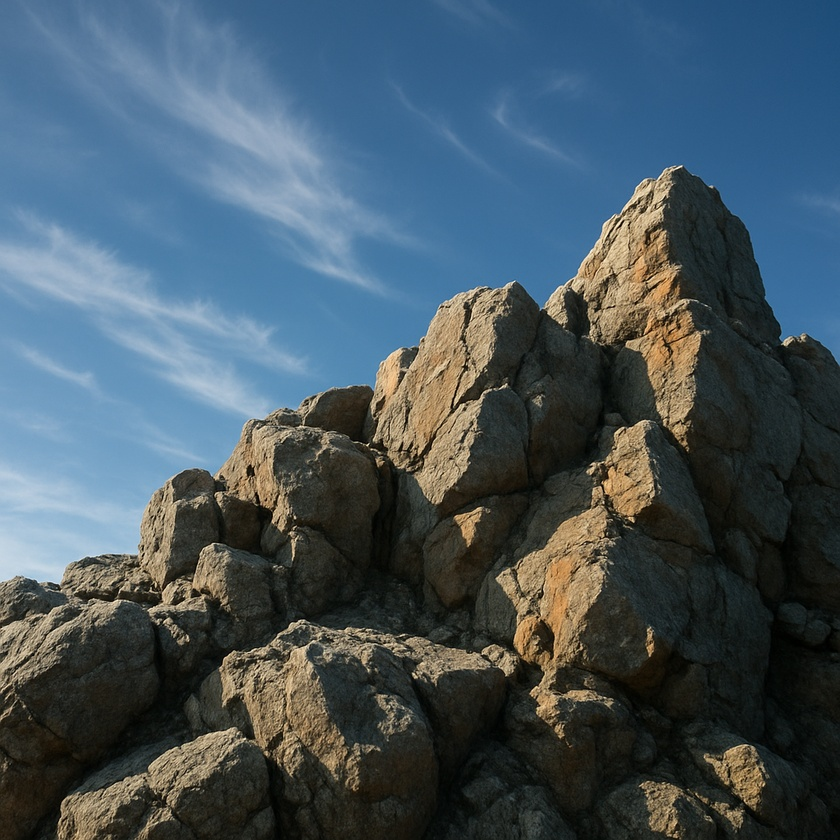
#> input picture sample_3d.jpg, 840 x 840 px, shrunk from 1024 x 1024 before the run
$ python _3d_process.py
#> lines starting #> are read from the running program, lines starting #| are printed output that depends on the picture
import cv2
import numpy as np
import matplotlib.pyplot as plt

def load_image(path):
#> called with path = 'sample_3d.jpg'
    image = cv2.imread(path)
#> image is the input picture: shape (840, 840, 3); mean B, G, R 96.9, 87, 70.4
    if image is None:
        raise FileNotFoundError(f"{path} 파일을 찾을 수 없습니다.")
    return image

def convert_to_gray(image):
    return cv2.cvtColor(image, cv2.COLOR_BGR2GRAY)

def detect_edges(image):
    return cv2.Canny(image, 100, 200)

def generate_depth_map(image):
    gray = convert_to_gray(image)
    depth_map = cv2.GaussianBlur(gray, (21, 21), 0)  # 깊이 부드럽게
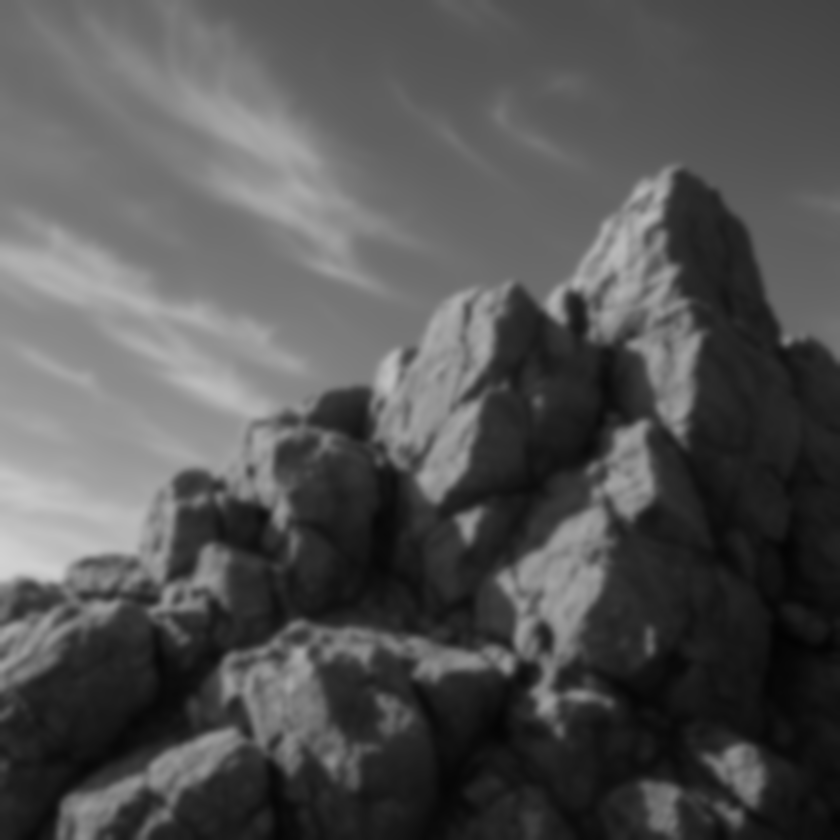
#> depth_map: shape (840, 840); min 3, max 210, mean 83.2
    depth_map = cv2.normalize(depth_map, None, 0, 255, cv2.NORM_MINMAX)
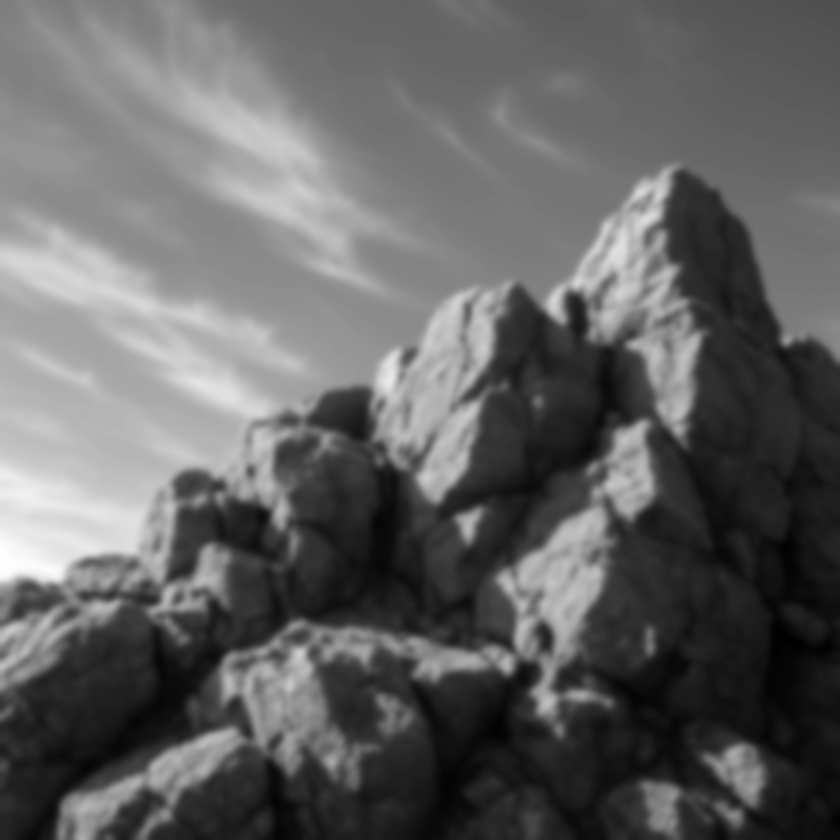
#> depth_map: shape (840, 840); min 0, max 255, mean 98.7
    return depth_map

def apply_3d_effect(image, depth_map):
    h, w = depth_map.shape
#> h = 840; w = 840
    depth_3d = np.zeros((h, w, 3), dtype=np.uint8)
    depth_3d[:, :, 0] = depth_map
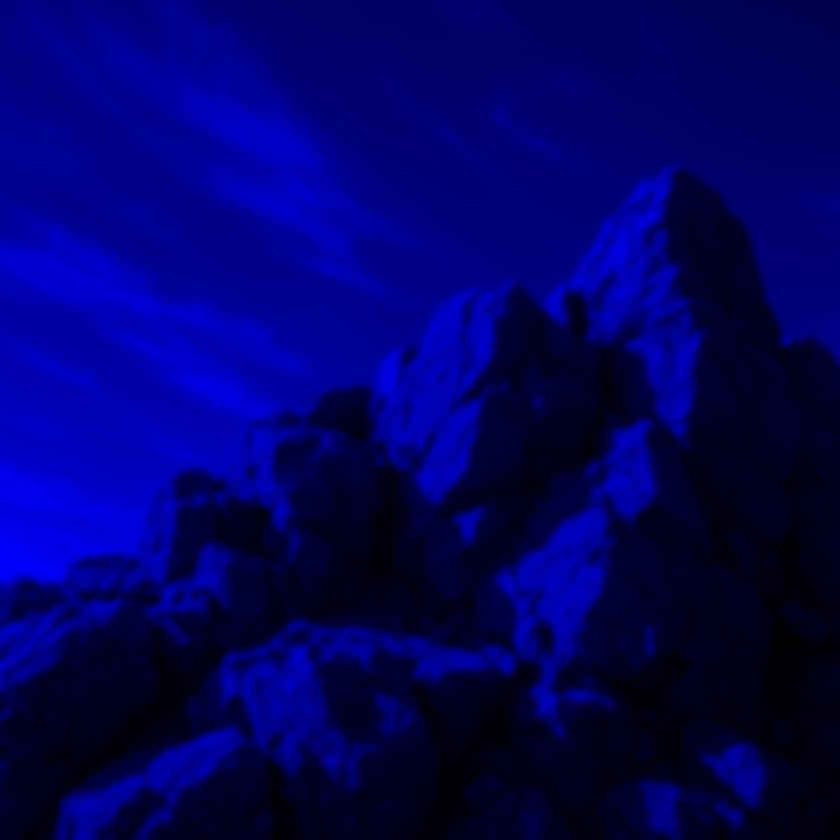
#> depth_3d: shape (840, 840, 3); mean of channels 0, 1, 2 98.7, 0, 0; drawn as B, G, R
    depth_3d[:, :, 1] = depth_map // 2
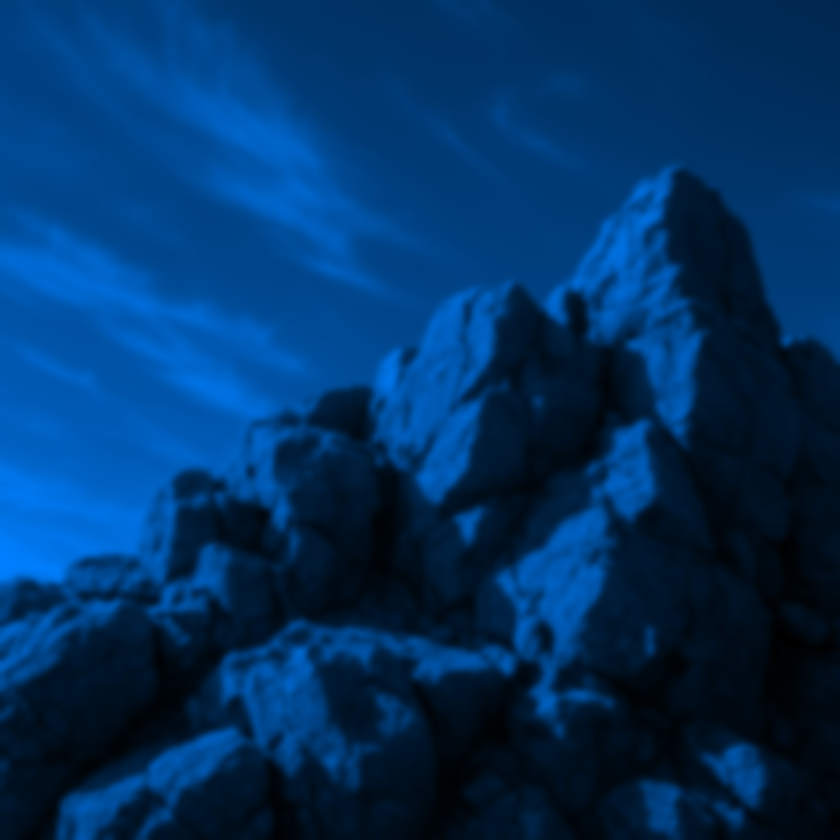
#> depth_3d: shape (840, 840, 3); mean of channels 0, 1, 2 98.7, 49.1, 0; drawn as B, G, R
    depth_3d[:, :, 2] = 255 - depth_map
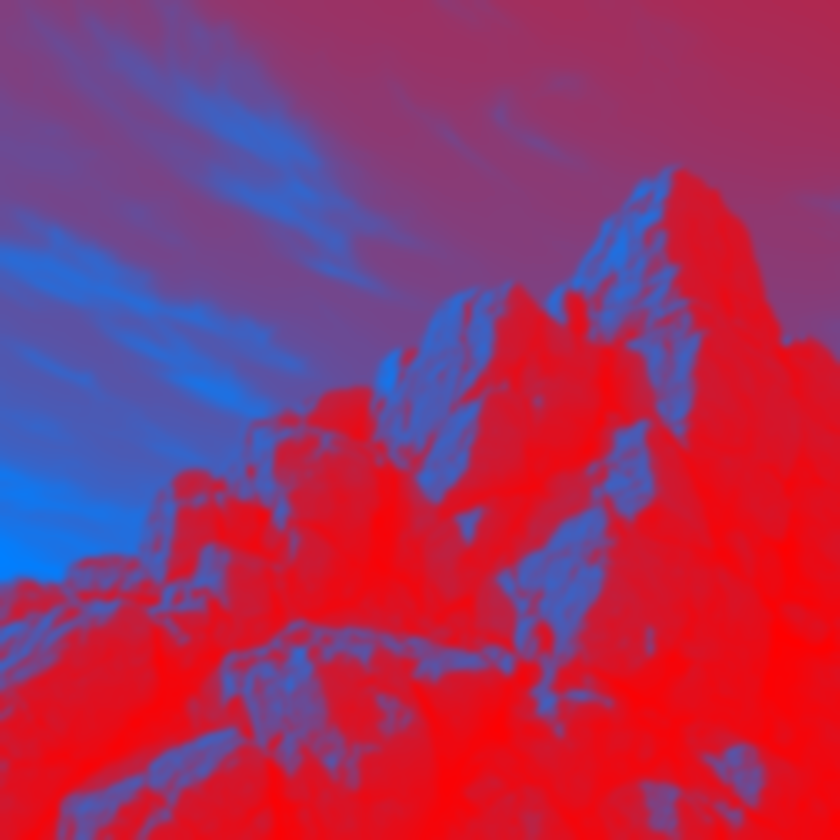
#> depth_3d: shape (840, 840, 3); mean of channels 0, 1, 2 98.7, 49.1, 156.3; drawn as B, G, R
    return cv2.addWeighted(image, 0.6, depth_3d, 0.4, 0)
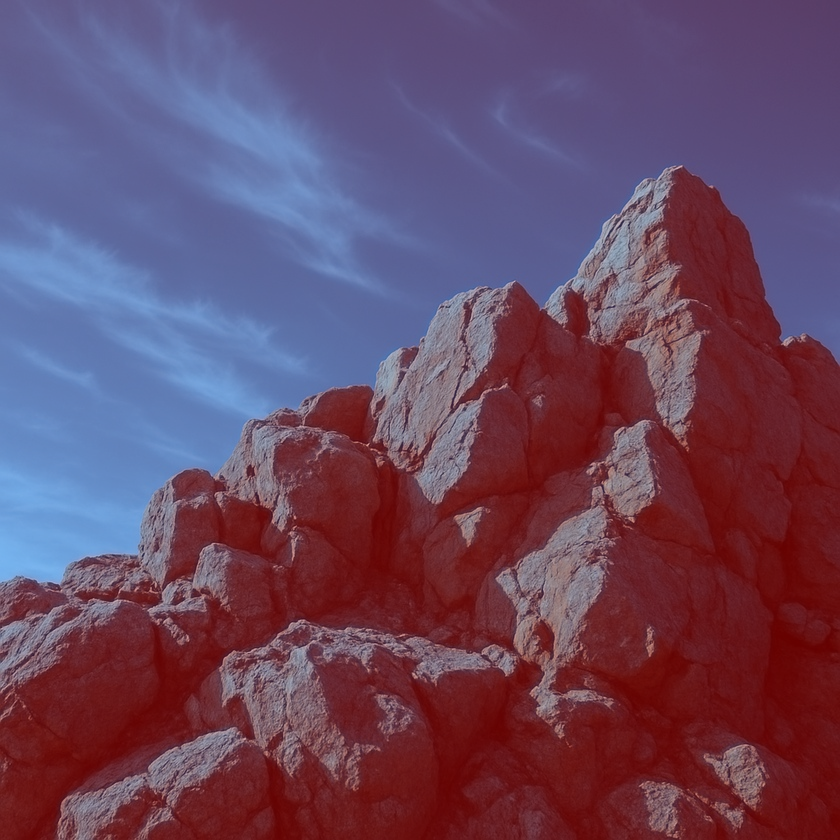
#> returned value: shape (840, 840, 3); mean of channels 0, 1, 2 97.6, 71.8, 104.8; drawn as B, G, R

# 3D 포인트 클라우드 생성
def generate_point_cloud(image, depth_map, step=5):
#> called with step = 5
    h, w = depth_map.shape
#> h = 840; w = 840
    points = []
    colors = []

    for y in range(0, h, step):
        for x in range(0, w, step):
            z = depth_map[y, x]
            points.append((x, y, z))
            colors.append(image[y, x] / 255.0)  # 색상 정규화
#> after the loop, colors = 28224 items; points = 28224 items

    return np.array(points), np.array(colors)

def visualize_point_cloud(points, colors):
    fig = plt.figure(figsize=(10, 8))
    ax = fig.add_subplot(111, projection="3d")

    ax.scatter(points[:, 0], points[:, 1], points[:, 2],
               c=colors, s=1)
    ax.set_xlabel("X")
    ax.set_ylabel("Y")
    ax.set_zlabel("Depth")
    plt.title("3D Point Cloud")
    plt.show()
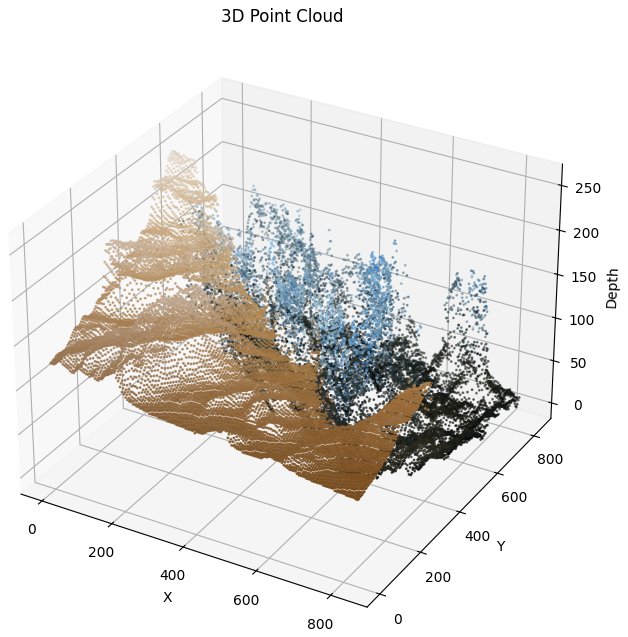
#> figure drawn by matplotlib, 1 panel

if __name__ == "__main__":
    print("▶ 이미지 처리 및 3D 변환 시작")

    img = load_image("sample_3d.jpg")
    depth = generate_depth_map(img)
    result = apply_3d_effect(img, depth)

    cv2.imwrite("depth_map.jpg", depth)
    cv2.imwrite("3d_result.jpg", result)

    # 포인트 클라우드 생성 및 시각화
    points, colors = generate_point_cloud(img, depth)
    visualize_point_cloud(points, colors)

    print("✅ 3D 변환 및 포인트 클라우드 생성 완료")
